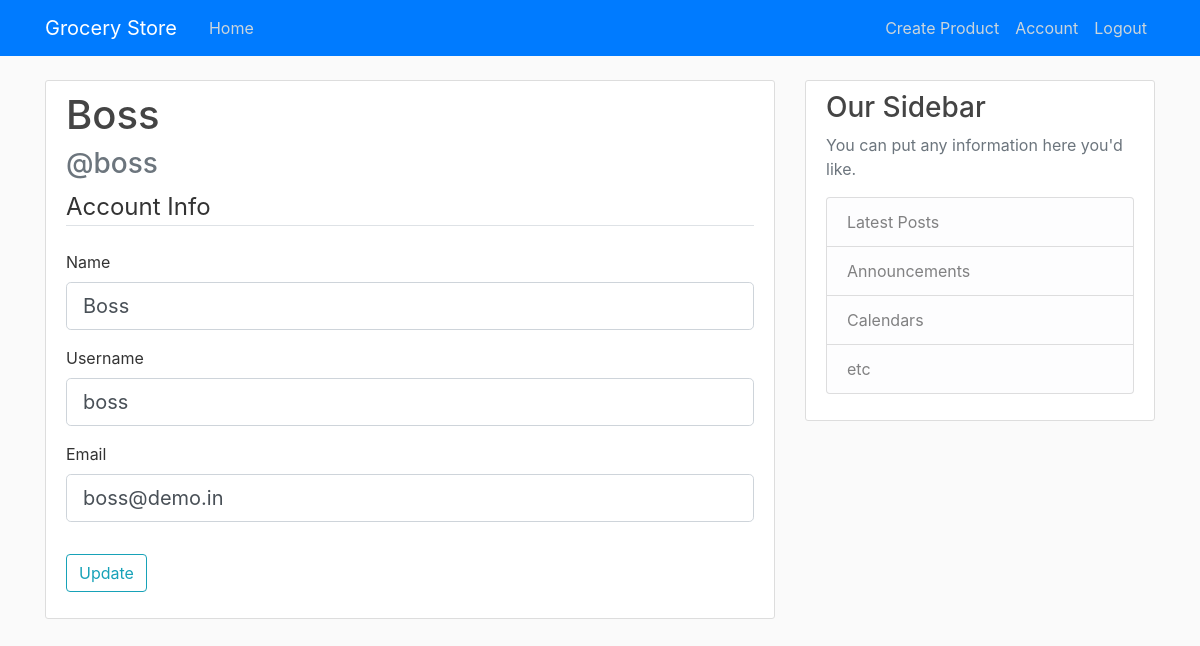
Page /account (signed in) on the committed database.
### grocerystore/models.py (models this page shows)
class User(db.Model, UserMixin):
    id = db.Column(db.Integer, primary_key=True)
    name = db.Column(db.String(32), nullable=False)
    username = db.Column(db.String(16), unique=True, nullable=False)
    email = db.Column(db.String(64), unique=True, nullable=False)
    is_admin = db.Column(db.Boolean, nullable=False, default=False)
    password = db.Column(db.String(256), nullable=False)

### grocerystore/routes.py (the view)
@app.route('/account', methods=['GET', 'POST'])
@login_required
def account():
    form = UpdateAccountForm()
    if form.validate_on_submit():
        current_user.name = form.name.data
        current_user.username = form.username.data
        current_user.email = form.email.data
        db.session.commit()
        flash('Your account has been updated!', 'success')
        return redirect(url_for('account'))
    elif request.method == 'GET':
        form.name.data = current_user.name
        form.username.data = current_user.username
        form.email.data = current_user.email
    return render_template('account.html', title='Account', form=form)

### grocerystore/forms.py (shortened to what this page needs)
class UpdateAccountForm(FlaskForm):
    name = StringField('Name', validators=[DataRequired(), Length(min=4, max=32)])
    username = StringField('Username', validators=[DataRequired(), Length(min=4, max=16)])
    email = StringField('Email', validators=[DataRequired(), Email()])
    submit = SubmitField('Update')

### grocerystore/models.py (called while the page is built)
@login_manager.user_loader
def load_user(user_id):
    return User.query.get(int(user_id))

### grocerystore/templates/account.html (shortened to what this page needs)
{% extends "layout.html" %}
{% block content %}
  <div class="content-section">
    <div class="media">
      <div class="media-body">
        <h2 class="account-heading">{{ current_user.name }}</h2>
        <h3 class="text-secondary">@{{ current_user.username }}</h3>
      </div>
    </div>
    <form method="POST" action="">
      <fieldset class="form-group">
        <legend class="border-bottom mb-4">Account Info</legend>
        <div class="form-group">
          {{ form.name.label(class="form-control-label") }}
          {% if form.name.errors %}
            {{ form.name(class="form-control form-control-lg is-invalid") }}
            <div class="invalid-feedback">
              {% for error in form.name.errors %}
              <span>{{ error }}</span>
              {% endfor %}
            </div>
          {% else %}
            {{ form.name(class="form-control form-control-lg") }}
          {% endif %}
        </div>
        <div class="form-group">
          {{ form.username.label(class="form-control-label") }}
          {% if form.username.errors %}
            {{ form.username(class="form-control form-control-lg is-invalid") }}
            <div class="invalid-feedback">
              {% for error in form.username.errors %}
              <span>{{ error }}</span>
              {% endfor %}
            </div>
          {% else %}
            {{ form.username(class="form-control form-control-lg") }}
          {% endif %}
        </div>
        <div class="form-group">
          {{ form.email.label(class="form-control-label") }}
          {% if form.email.errors %}
            {{ form.email(class="form-control form-control-lg is-invalid") }}
            <div class="invalid-feedback">
              {% for error in form.email.errors %}
                <span>{{ error }}</span>
              {% endfor %}
            </div>
          {% else %}
            {{ form.email(class="form-control form-control-lg") }}
          {% endif %}
        </div>
      </fieldset>
      <div class="form-group">
        {{ form.submit(class="btn btn-outline-info") }}
      </div>
    </form>
  </div>
{% endblock content %}

### grocerystore/static/main.css (style rules this page uses)
body { background: #fafafa; color: #333333; margin-top: 5rem; }
h1, h2, h3, h4, h5, h6 { color: #444444; }
.content-section { background: #ffffff; padding: 10px 20px; border: 1px solid #dddddd; border-radius: 3px; margin-bottom: 20px; }
.account-heading { font-size: 2.5rem; }

### rows in the picture
User: name "Boss", username "boss", email "boss@demo.in"
